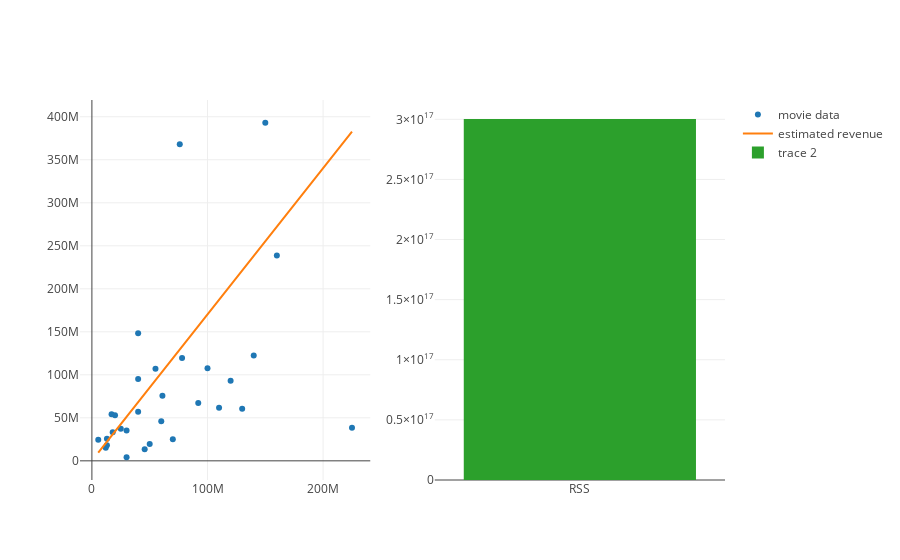

The notebook cell saved with this chart:
### Code cell
m = 1.7
b = 100000


scatter_trace = trace_values(x_values, y_values, text=titles, name='movie data')
regression_trace = m_b_trace(m, b, x_values, name='estimated revenue')
rss_calc_trace = trace_rss(x_values, y_values, m, b)

plot_regression_and_rss(scatter_trace, regression_trace, rss_calc_trace)

### Figure 1 — Plotly figure (JSON) as saved in the notebook; plotly's stock layout.template omitted (floating-point values rounded to 4 significant figures)
{"data": [{"mode": "markers", "name": "movie data", "text": ["21 &amp; Over", "Dredd 3D", "12 Years a Slave", "2 Guns", "42", "47 Ronin", "A Good Day to Die Hard", "About Time", "Admission", "After Earth", "American Hustle", "August: Osage County", "Beautiful Creatures", "Blue Jasmine", "Captain Phillips", "Carrie", "Cloudy with a Chance of Meatballs 2", "Despicable Me 2", "Don Jon", "Elysium", "Ender&#39;s Game", "Epic", "Escape from Planet Earth", "Escape Plan", "Evil Dead", "Fast and Furious 6", "Frozen", "G.I. Joe: Retaliation", "Gangster Squad", "Gloria"], "type": "scatter", "x": [13000000, 45658735, 20000000, 61000000, 40000000, 225000000, 92000000, 12000000, 13000000, 130000000, 40000000, 25000000, 50000000, 18000000, 55000000, 30000000, 78000000, 76000000, 5500000, 120000000, 110000000, 100000000, 40000000, 70000000, 17000000, 160000000, 150000000, 140000000, 60000000, 30000000], "xaxis": "x1", "y": [25682380, 13414714, 53107035, 75612460, 95020213, 38362475, 67349198, 15323921, 18007317, 60522097, 148430908, 37304874, 19452138, 33345833, 107136417, 35266619, 119640264, 368065385, 24477704, 93050117, 61737191, 107518682, 57012977, 25213103, 54239856, 238679850, 393050114, 122523060, 46000903, 4167493], "yaxis": "y1"}, {"mode": "line", "name": "estimated revenue", "type": "scatter", "x": [13000000, 45658735, 20000000, 61000000, 40000000, 225000000, 92000000, 12000000, 13000000, 130000000, 40000000, 25000000, 50000000, 18000000, 55000000, 30000000, 78000000, 76000000, 5500000, 120000000, 110000000, 100000000, 40000000, 70000000, 17000000, 160000000, 150000000, 140000000, 60000000, 30000000], "xaxis": "x1", "y": [22200000, 77720000.0, 34100000, 103800000, 68100000, 382600000, 156500000, 20500000, 22200000, 221100000, 68100000, 42600000, 85100000, 30700000, 93600000, 51100000, 132700000, 129300000, 9450000, 204100000, 187100000, 170100000, 68100000, 119100000, 29000000, 272100000, 255100000, 238100000, 102100000, 51100000], "yaxis": "y1"}, {"type": "bar", "x": ["RSS"], "xaxis": "x2", "y": [300251711003277250], "yaxis": "y2"}], "layout": {"xaxis1": {"anchor": "y1", "domain": [0, 0.45]}, "xaxis2": {"anchor": "y2", "domain": [0.55, 1]}, "yaxis1": {"anchor": "x1", "domain": [0, 1]}, "yaxis2": {"anchor": "x2", "domain": [0, 1]}}}
